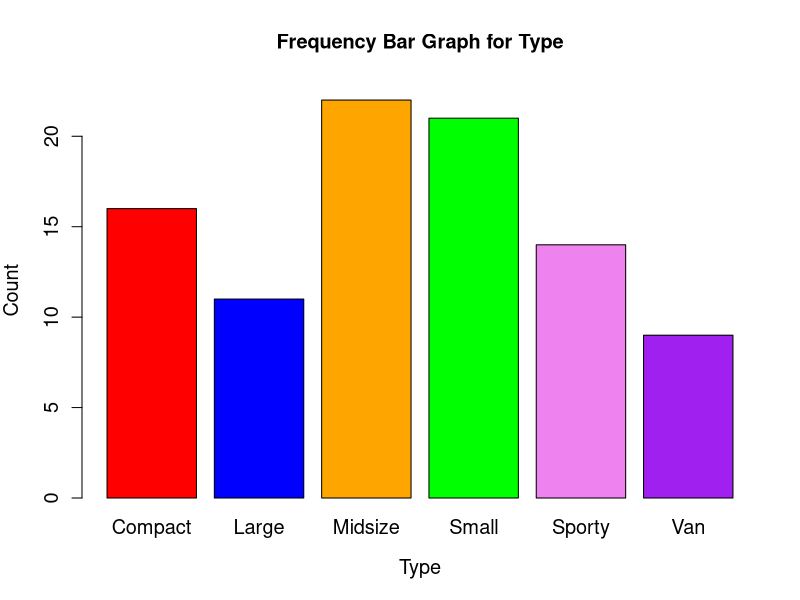
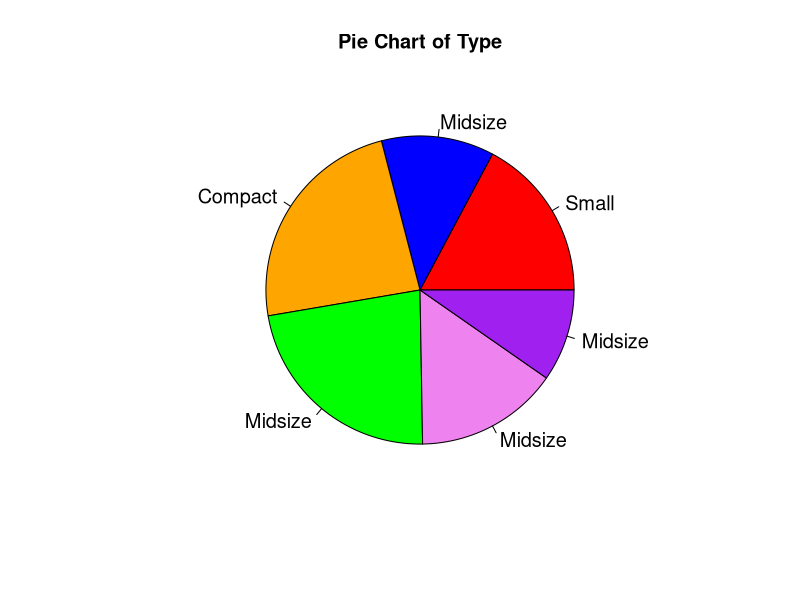
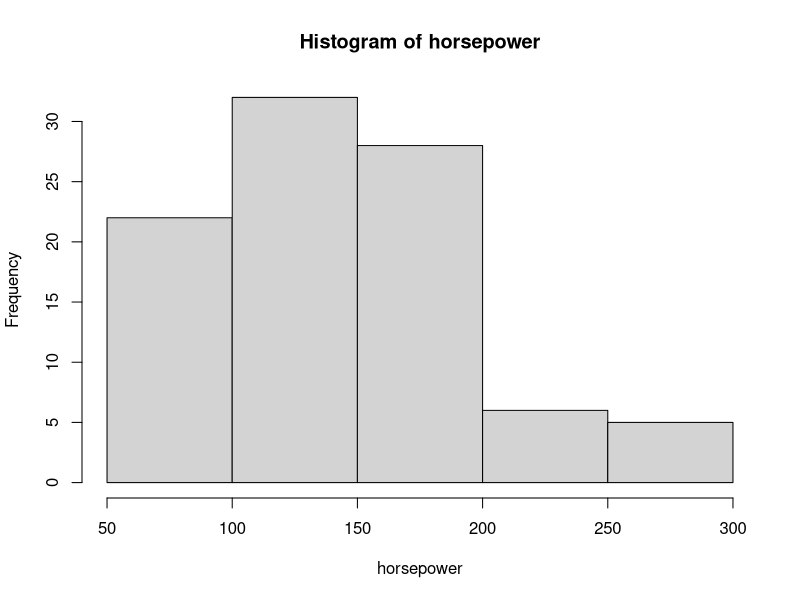
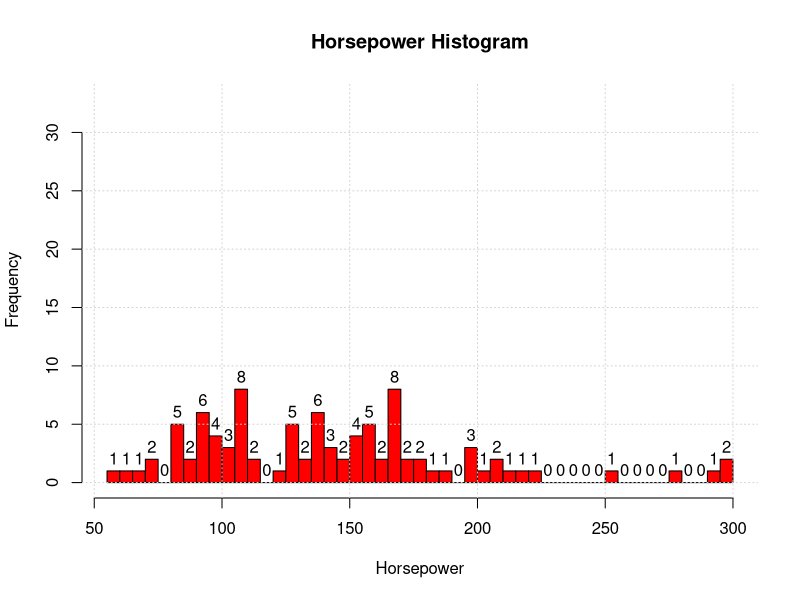
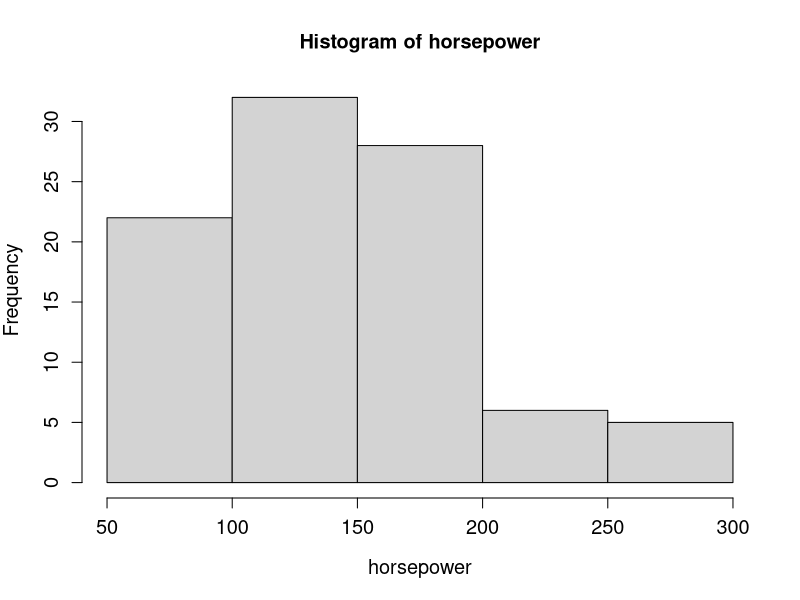
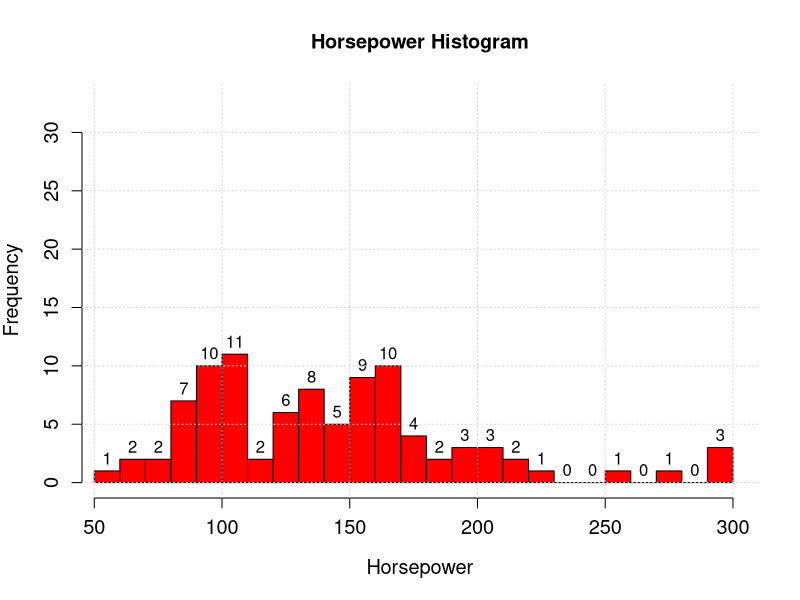
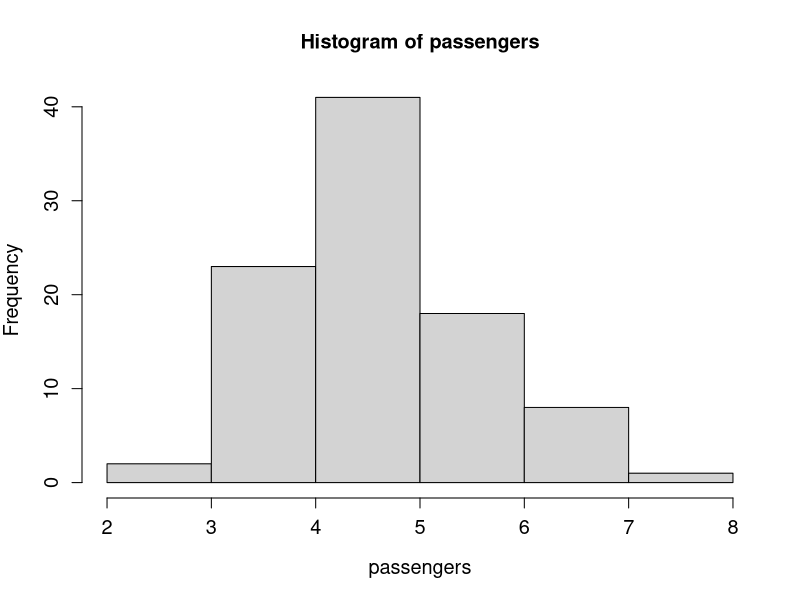
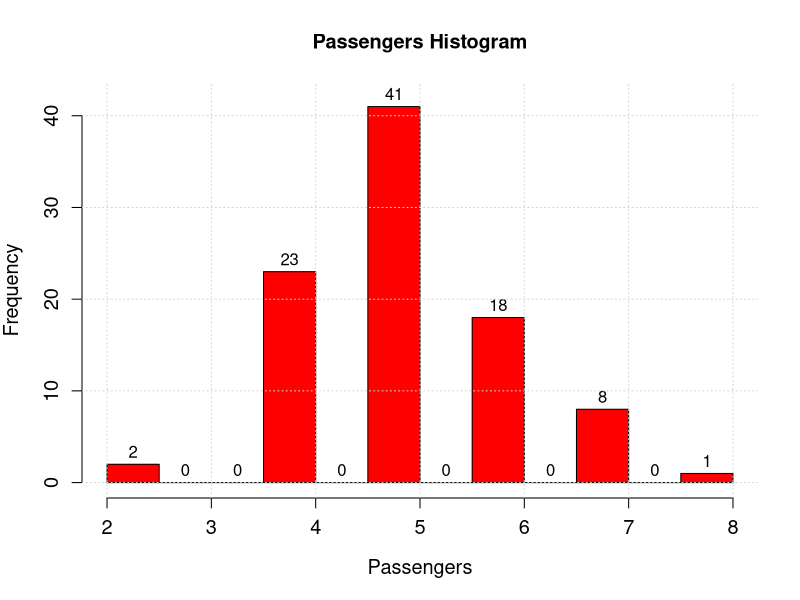

Recreate these plots in R, in order.
## ---- chunk 1
# Your code goes here
## ---- chunk 2
library(MASS)
data(Cars93)
## ---- chunk 3
head(Cars93)
## ---- chunk 4
type = c(Cars93$Type)
freq_table = table(type)
rel_freq_table = prop.table(freq_table)*100
freq_table = round(freq_table,3)
rel_freq_table = round(rel_freq_table,3)
print("Frequency Table: ")
print(freq_table)
print("Relative Frequency Table (in percentages): ")
print(rel_freq_table)
## ---- chunk 5
type = c(Cars93$Type)
freq_table = table(type)
colors = c("red","blue","orange","green","violet","purple")
barplot(freq_table,
        main = "Frequency Bar Graph for Type",
        xlab = "Type",
        ylab = "Count",
        col = colors,
        border = "black",
        ylim = c(0, max(freq_table) + 1),
        names.arg = names(freq_table),
        cex.names = 1.2,
        cex.axis = 1.2,
        cex.lab = 1.2)
print(freq_table)
## ---- chunk 6
type = c(Cars93$Type)
freq_table = table(type)
colors = c("red","blue","orange","green","violet","purple")
pie(freq_table,
        main = "Pie Chart of Type",
        labels = type,
        col = colors,
        cex = 1.2)
print(freq_table)
## ---- chunk 7
Cars93$Horsepower
horsepower = c(Cars93$Horsepower)
hist(horsepower,
     main = "Horsepower Histogram",
     xlab = "Horsepower",
     ylab = "Frequency",
     col = "red",
     border = "black",
     breaks = 50,
     xlim = range(horsepower),
     ylim = c(0, max(hist(horsepower)$counts) + 1),
     labels = TRUE)
par(cex.axis = 1.2, cex.lab = 1.2)
grid()
     
## ---- chunk 8
horsepower = c(Cars93$Horsepower)
hist(horsepower,
     main = "Horsepower Histogram",
     xlab = "Horsepower",
     ylab = "Frequency",
     col = "red",
     border = "black",
     breaks = 25,
     xlim = range(horsepower),
     ylim = c(0, max(hist(horsepower)$counts) + 1),
     labels = TRUE)
par(cex.axis = 1.2, cex.lab = 1.2)
grid()
## ---- chunk 9

## ---- chunk 10


Cars93$Passengers
passengers = c(Cars93$Passengers)
hist(passengers,
     main = "Passengers Histogram",
     xlab = "Passengers",
     ylab = "Frequency",
     col = "red",
     border = "black",
     breaks = 15,
     xlim = range(passengers),
     ylim = c(0, max(hist(passengers)$counts) + 1),
     labels = TRUE)
par(cex.axis = 1.2, cex.lab = 1.2)
grid()
## ---- chunk 11

## ---- chunk 12
Cars93$Length
length = c(Cars93$Length)
hist(length,
     main = "Length Histogram",
     xlab = "Length",
     ylab = "Frequency",
     col = "red",
     border = "black",
     breaks = 50,
     xlim = range(length),
     ylim = c(0, max(hist(length)$counts) + 1),
     labels = TRUE)
par(cex.axis = 1.2, cex.lab = 1.2)
grid()
## ---- chunk 13
length = c(Cars93$Length)
mean_len = mean(length)
median_len = median(length)
print(mean_len)
print(median_len)
